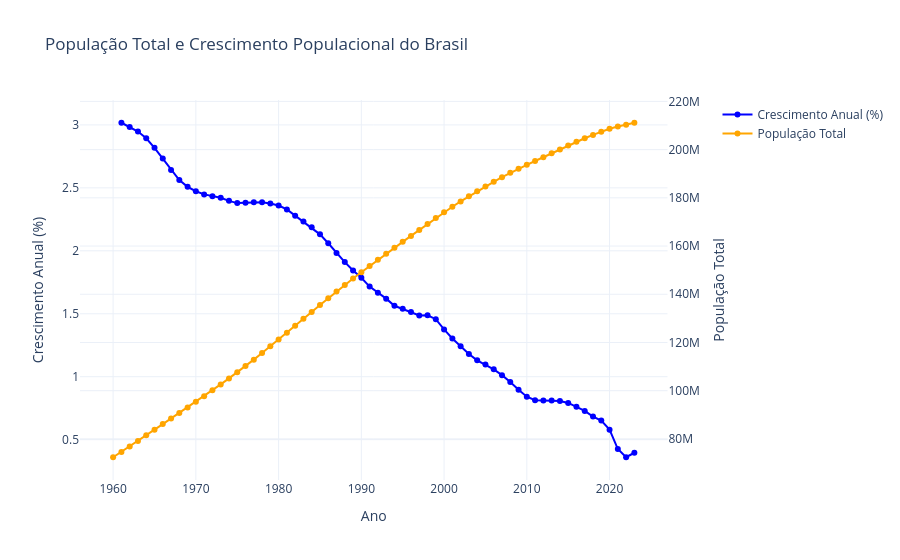

Notebook cell for this chart:
### Code cell
# Filtrar os dados
crescimento_pop = brasil[brasil['Indicator Name'] == 'Population growth (annual %)']
pop_brasil = brasil[brasil['Indicator Name'] == 'Population, total']

# Criar figura com eixo secundário
fig = make_subplots(specs=[[{"secondary_y": True}]])

# Adiciona o trace de crescimento populacional (eixo Y primário)
fig.add_trace(
    go.Scatter(
        x=crescimento_pop['Year'],
        y=crescimento_pop['Value'],
        mode='lines+markers',
        name='Crescimento Anual (%)',
        line=dict(color='blue')
    ),
    secondary_y=False,
)

# Adiciona o trace de população total (eixo Y secundário)
fig.add_trace(
    go.Scatter(
        x=pop_brasil['Year'],
        y=pop_brasil['Value'],
        mode='lines+markers',
        name='População Total',
        line=dict(color='orange')
    ),
    secondary_y=True,
)

# Atualiza o layout e os títulos dos eixos
fig.update_layout(
    title_text="População Total e Crescimento Populacional do Brasil",
    xaxis_title="Ano",
    template='plotly_white',
    hovermode='x unified'
)
fig.update_yaxes(title_text="Crescimento Anual (%)", secondary_y=False)
fig.update_yaxes(title_text="População Total", secondary_y=True)

fig.show()
